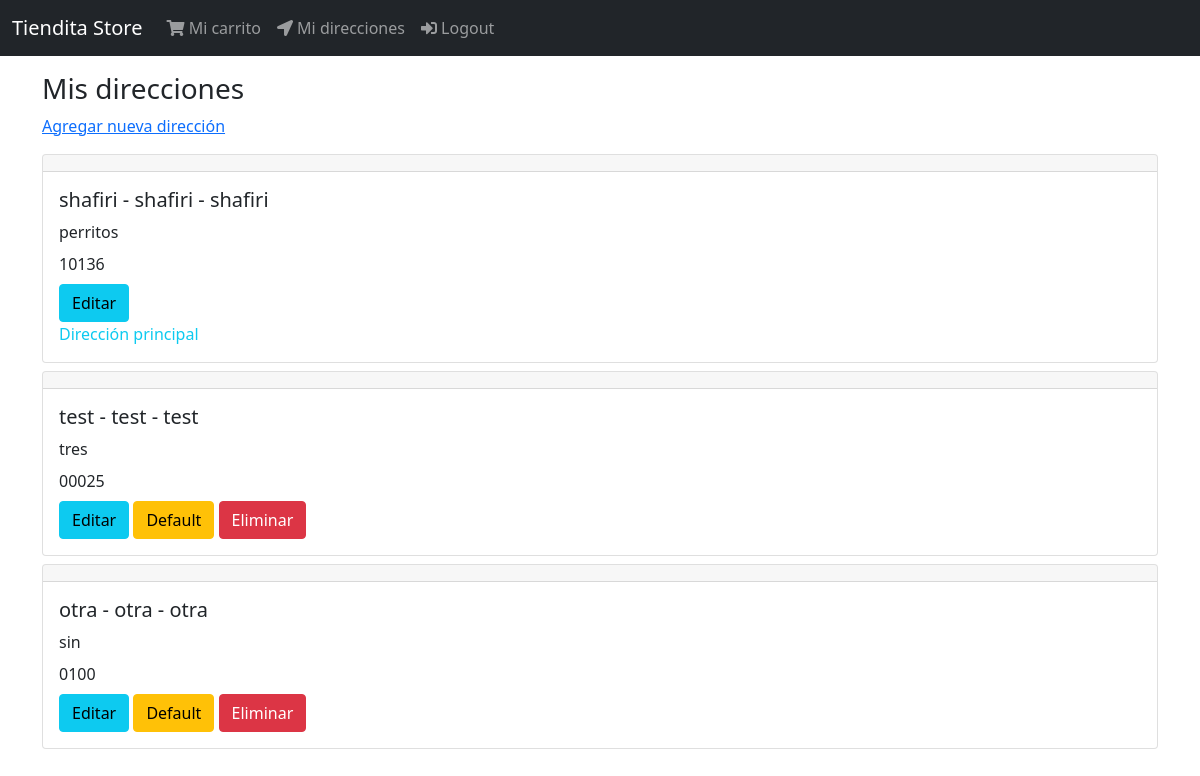
The page /direcciones/ (signed in) on the database its author committed.
### shipping_addresses/models.py (models this page shows, shortened)
class ShippingAddress(models.Model):
    user = models.ForeignKey(User, null=False, blank=False, on_delete=models.CASCADE)
    line1 = models.CharField(max_length=200)
    line2 = models.CharField(max_length=200, blank=True)
    city = models.CharField(max_length=100)
    state = models.CharField(max_length=100)
    country = models.CharField(max_length=50)
    reference = models.CharField(max_length=300)
    postal_code = models.CharField(max_length=10, null=False, blank=False) #zip
    default = models.BooleanField(default=False)
    created_at = models.DateTimeField(auto_now_add=True)
    @property
    def address(self):
        return '{} - {} - {}'.format(self.city, self.state, self.country)

### shipping_addresses/views.py (the view)
# urls.py: path('', views.ShippingAddressListView.as_view(), name='shipping_addresses'),
class ShippingAddressListView(LoginRequiredMixin, ListView):
    login_url = 'login'
    model = ShippingAddress
    template_name = 'shipping_addresses/shipping_addresses.html'
    def get_queryset(self):
        return ShippingAddress.objects.filter(user=self.request.user).order_by('-default')

### shipping_addresses/templates/shipping_addresses/shipping_addresses.html
{% extends 'base.html' %}
{% block content %}
    <div class="col">
        <div class="h3">
            Mis direcciones
        </div>
        <a href="{% url 'shipping_addresses:create' %}">Agregar nueva dirección</a>
    </div>
    <div class="mt-2 mb-5">
        {% for shipping_address in object_list %}
        <div class="mt-2">
            {% include 'shipping_addresses/snippets/shipping_address.html' with edit=True %}
        </div>
        {% endfor %}
    </div>
{% endblock %}

### templates/base.html (shortened to what this page needs)
{% load static %}
<!DOCTYPE html>
<html lang="en">
<head>
    <link rel="stylesheet" href="{% static 'css/style.css'%}">
    <link href="https://cdn.jsdelivr.net/npm/bootstrap@5.0.0-beta1/dist/css/bootstrap.min.css" rel="stylesheet">
    <link rel="stylesheet" href="https://cdnjs.cloudflare.com/ajax/libs/font-awesome/5.15.1/css/all.min.css">
</head>
<body>
    {% include 'navbar.html' %}
    <div class="container">
        <div class="row mt-3">
            {% block content %}
            {% endblock %}
        </div>
    </div>
</body>
</html>

### templates/navbar.html (shortened to what this page needs)
{% url 'logout' as logout %}
{% url 'carts:cart' as cart %}
{% url 'shipping_addresses:shipping_addresses' as shipping_addresses %}
<nav class="navbar navbar-expand-lg navbar-dark bg-dark">
    <div class="container-fluid">
      <a class="navbar-brand" href="{% url 'index' %}">Tiendita Store</a>
      <div class="collapse navbar-collapse d-flex" id="navb">
        <ul class="navbar-nav">
          <li class="nav-item {% if request.path == cart %}active{% endif %}">
            <a class="nav-link" href="{{cart}}"><span class="fas fa-shopping-cart"></span> Mi carrito </a>
          </li>
          {% if user.is_authenticated %}
          <li class="nav-item {% if request.path == shipping_addresses %}active{% endif %}">
            <a class="nav-link" href="{{shipping_addresses}}"><span class="fas fa-location-arrow"></span> Mi direcciones </a>
          </li>
          {% endif %}
        </ul>
        <ul class="nav navbar-nav ml-auto">
            {% if user.is_authenticated %}
            <li class="nav-item">
              <a class="nav-link" href="{{ logout }}">
                <i class="fas fa-sign-in-alt"></i>
                Logout</a>
            </li>
            {% endif %}
          </ul>
      </div>
    </div>
  </nav>

### shipping_addresses/templates/shipping_addresses/snippets/shipping_address.html
<div class="card">
    <h5 class="card-header"></h5>
    <div class="card-body">
        <h5 class="card-title">{{ shipping_address.address }}</h5>
        <div class="card-title">
            {{ shipping_address.reference}}
        </div>
        <div class="card-title">
            {{ shipping_address.postal_code}}
        </div>
        {% if edit %}
            <div class="mt-2">
                <a href="{% url 'shipping_addresses:update' shipping_address.pk %}" class="btn btn-info">Editar</a>
                {% if shipping_address.default %}
                    <div class="text-info">
                        Dirección principal
                    </div>
                {% else %}
                    <a href="{% url 'shipping_addresses:default' shipping_address.pk %}" class="btn btn-warning">Default</a>
                    <a href="{% url 'shipping_addresses:delete' shipping_address.pk %}" class="btn btn-danger">Eliminar</a>
                {% endif %}
            </div>
        {% endif %}
    </div>
</div>

### rows shown on the page
ShippingAddress: address "shafiri - shafiri - shafiri", reference "perritos", postal_code "10136", default "Dirección principal"
ShippingAddress: address "test - test - test", reference "tres", postal_code "00025", default "Default"
ShippingAddress: address "otra - otra - otra", reference "sin", postal_code "0100", default "Default"
